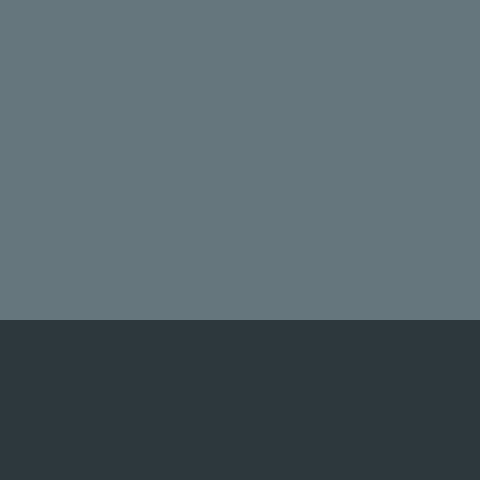

A 2D game scene composited from a Tiled map and its tileset images. What follows is a short description and the map's XML, with every tile layer's data as written:
An orthogonal 15x15 tile map with 32x32 px tiles, 2 tile layers (fond, collisions).

<map version="1.9" tiledversion="1.9.2" orientation="orthogonal" renderorder="right-down" width="15" height="15" tilewidth="32" tileheight="32" infinite="0" nextlayerid="3" nextobjectid="1">
 <editorsettings>
  <export target="ascenseur_placeholder.json" format="json" />
 </editorsettings>
 <tileset firstgid="1" name="tileset" tilewidth="32" tileheight="32" tilecount="400" columns="20">
  <image source="tileset_placeholder.png" width="640" height="640" />
 </tileset>
 <layer id="1" name="fond" width="15" height="15">
  <data encoding="csv">
1,1,1,1,1,1,1,1,1,1,1,1,1,1,1,
1,1,1,1,1,1,1,1,1,1,1,1,1,1,1,
1,1,1,1,1,1,1,1,1,1,1,1,1,1,1,
1,1,1,1,1,1,1,1,1,1,1,1,1,1,1,
1,1,1,1,1,1,1,1,1,1,1,1,1,1,1,
1,1,1,1,1,1,1,1,1,1,1,1,1,1,1,
1,1,1,1,1,1,1,1,1,1,1,1,1,1,1,
1,1,1,1,1,1,1,1,1,1,1,1,1,1,1,
1,1,1,1,1,1,1,1,1,1,1,1,1,1,1,
1,1,1,1,1,1,1,1,1,1,1,1,1,1,1,
1,1,1,1,1,1,1,1,1,1,1,1,1,1,1,
1,1,1,1,1,1,1,1,1,1,1,1,1,1,1,
1,1,1,1,1,1,1,1,1,1,1,1,1,1,1,
1,1,1,1,1,1,1,1,1,1,1,1,1,1,1,
1,1,1,1,1,1,1,1,1,1,1,1,1,1,1
</data>
 </layer>
 <layer id="2" name="collisions" width="15" height="15">
  <data encoding="csv">
0,0,0,0,0,0,0,0,0,0,0,0,0,0,0,
0,0,0,0,0,0,0,0,0,0,0,0,0,0,0,
0,0,0,0,0,0,0,0,0,0,0,0,0,0,0,
0,0,0,0,0,0,0,0,0,0,0,0,0,0,0,
0,0,0,0,0,0,0,0,0,0,0,0,0,0,0,
0,0,0,0,0,0,0,0,0,0,0,0,0,0,0,
0,0,0,0,0,0,0,0,0,0,0,0,0,0,0,
0,0,0,0,0,0,0,0,0,0,0,0,0,0,0,
0,0,0,0,0,0,0,0,0,0,0,0,0,0,0,
0,0,0,0,0,0,0,0,0,0,0,0,0,0,0,
2,2,2,2,2,2,2,2,2,2,2,2,2,2,2,
2,2,2,2,2,2,2,2,2,2,2,2,2,2,2,
2,2,2,2,2,2,2,2,2,2,2,2,2,2,2,
2,2,2,2,2,2,2,2,2,2,2,2,2,2,2,
2,2,2,2,2,2,2,2,2,2,2,2,2,2,2
</data>
 </layer>
</map>
